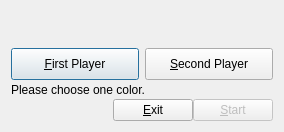
<?xml version="1.0" encoding="UTF-8"?>
<ui version="4.0">
 <class>ChooseColorDialog</class>
 <widget class="QDialog" name="ChooseColorDialog">
  <property name="geometry">
   <rect>
    <x>0</x>
    <y>0</y>
    <width>280</width>
    <height>132</height>
   </rect>
  </property>
  <property name="windowTitle">
   <string>Choose Color</string>
  </property>
  <layout class="QGridLayout" name="gridLayout">
   <property name="verticalSpacing">
    <number>0</number>
   </property>
   <item row="2" column="0">
    <widget class="QPushButton" name="pushButton_first">
     <property name="minimumSize">
      <size>
       <width>128</width>
       <height>32</height>
      </size>
     </property>
     <property name="text">
      <string>&amp;First Player</string>
     </property>
     <property name="iconSize">
      <size>
       <width>24</width>
       <height>24</height>
      </size>
     </property>
     <property name="checkable">
      <bool>true</bool>
     </property>
    </widget>
   </item>
   <item row="0" column="1">
    <widget class="QLabel" name="label_user1">
     <property name="text">
      <string/>
     </property>
     <property name="alignment">
      <set>Qt::AlignCenter</set>
     </property>
    </widget>
   </item>
   <item row="2" column="1">
    <widget class="QPushButton" name="pushButton_second">
     <property name="minimumSize">
      <size>
       <width>128</width>
       <height>32</height>
      </size>
     </property>
     <property name="text">
      <string>&amp;Second Player</string>
     </property>
     <property name="iconSize">
      <size>
       <width>24</width>
       <height>24</height>
      </size>
     </property>
     <property name="checkable">
      <bool>true</bool>
     </property>
    </widget>
   </item>
   <item row="0" column="0">
    <widget class="QLabel" name="label_user0">
     <property name="text">
      <string/>
     </property>
     <property name="alignment">
      <set>Qt::AlignCenter</set>
     </property>
    </widget>
   </item>
   <item row="1" column="1">
    <widget class="QLabel" name="label_user1_arrow">
     <property name="text">
      <string/>
     </property>
     <property name="alignment">
      <set>Qt::AlignCenter</set>
     </property>
    </widget>
   </item>
   <item row="4" column="0" colspan="2">
    <layout class="QHBoxLayout" name="horizontalLayout">
     <item>
      <spacer name="horizontalSpacer">
       <property name="orientation">
        <enum>Qt::Horizontal</enum>
       </property>
       <property name="sizeHint" stdset="0">
        <size>
         <width>40</width>
         <height>20</height>
        </size>
       </property>
      </spacer>
     </item>
     <item>
      <widget class="QPushButton" name="pushButton_exit">
       <property name="text">
        <string>&amp;Exit</string>
       </property>
      </widget>
     </item>
     <item>
      <widget class="QPushButton" name="pushButton_start">
       <property name="enabled">
        <bool>false</bool>
       </property>
       <property name="text">
        <string>&amp;Start</string>
       </property>
      </widget>
     </item>
    </layout>
   </item>
   <item row="1" column="0">
    <widget class="QLabel" name="label_user0_arrow">
     <property name="text">
      <string/>
     </property>
     <property name="alignment">
      <set>Qt::AlignCenter</set>
     </property>
    </widget>
   </item>
   <item row="3" column="0" colspan="2">
    <widget class="QLabel" name="label_info">
     <property name="text">
      <string>Please choose one color.</string>
     </property>
    </widget>
   </item>
  </layout>
 </widget>
 <resources/>
 <connections>
  <connection>
   <sender>pushButton_exit</sender>
   <signal>clicked()</signal>
   <receiver>ChooseColorDialog</receiver>
   <slot>reject()</slot>
   <hints>
    <hint type="sourcelabel">
     <x>143</x>
     <y>115</y>
    </hint>
    <hint type="destinationlabel">
     <x>139</x>
     <y>69</y>
    </hint>
   </hints>
  </connection>
 </connections>
</ui>
